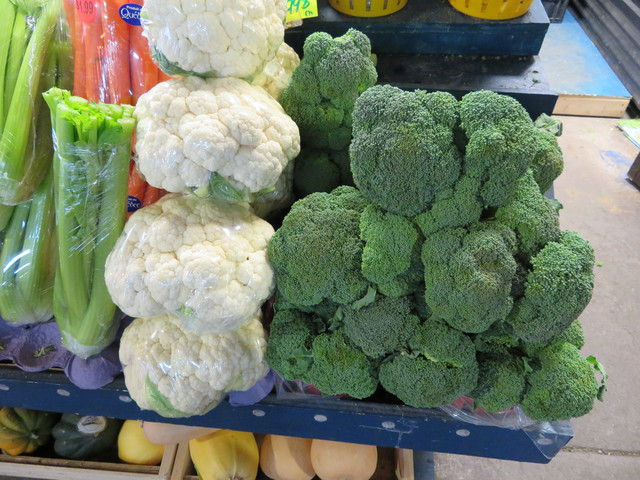
#> input picture SYS809_projet2021_sequences/legumesA-00.jpg, 640 x 480 px; its folder holds 4 pictures in this run
$ python full_test.py
#> lines starting #> are read from the running program, lines starting #| are printed output that depends on the picture; pictures that were not available may be replaced by others from this repository, and a replacement may not be noted
### panorama.py
# import the necessary packages
import numpy as np
import imutils
import cv2

class Stitcher:
	def __init__(self):
		# determine if we are using OpenCV v3.X
		self.isv3 = imutils.is_cv3(or_better=True)

	def stitch(self, images, ratio=0.75, reprojThresh=4.0,
		showMatches=False):
		# unpack the images, then detect keypoints and extract
		# local invariant descriptors from them
		(imageB, imageA) = images
		(kpsA, featuresA) = self.detectAndDescribe(imageA)
		(kpsB, featuresB) = self.detectAndDescribe(imageB)

		# match features between the two images
		M = self.matchKeypoints(kpsA, kpsB,
			featuresA, featuresB, ratio, reprojThresh)

		# if the match is None, then there aren't enough matched
		# keypoints to create a panorama
		if M is None:
			return None

		# otherwise, apply a perspective warp to stitch the images
		# together
		(matches, H, status) = M
		result = cv2.warpPerspective(imageA, H,
			(imageA.shape[1] + imageB.shape[1], imageA.shape[0]))
		result[0:imageB.shape[0], 0:imageB.shape[1]] = imageB

		# check to see if the keypoint matches should be visualized
		if showMatches:
			vis = self.drawMatches(imageA, imageB, kpsA, kpsB, matches,
				status)

			# return a tuple of the stitched image and the
			# visualization
			return (result, vis)

		# return the stitched image
		return result

	def detectAndDescribe(self, image):
		# convert the image to grayscale
		gray = cv2.cvtColor(image, cv2.COLOR_BGR2GRAY)

		# check to see if we are using OpenCV 3.X
		if self.isv3:
			# detect and extract features from the image
			descriptor = cv2.xfeatures2d.SIFT_create()
			(kps, features) = descriptor.detectAndCompute(image, None)

		# otherwise, we are using OpenCV 2.4.X
		else:
			# detect keypoints in the image
			detector = cv2.FeatureDetector_create("SIFT")
			kps = detector.detect(gray)

			# extract features from the image
			extractor = cv2.DescriptorExtractor_create("SIFT")
			(kps, features) = extractor.compute(gray, kps)

		# convert the keypoints from KeyPoint objects to NumPy
		# arrays
		kps = np.float32([kp.pt for kp in kps])

		# return a tuple of keypoints and features
		return (kps, features)

	def matchKeypoints(self, kpsA, kpsB, featuresA, featuresB,
		ratio, reprojThresh):
		# compute the raw matches and initialize the list of actual
		# matches
		matcher = cv2.DescriptorMatcher_create("BruteForce")
		rawMatches = matcher.knnMatch(featuresA, featuresB, 2)
		matches = []

		# loop over the raw matches
		for m in rawMatches:
			# ensure the distance is within a certain ratio of each
			# other (i.e. Lowe's ratio test)
			if len(m) == 2 and m[0].distance < m[1].distance * ratio:
				matches.append((m[0].trainIdx, m[0].queryIdx))

		# computing a homography requires at least 4 matches
		if len(matches) > 4:
			# construct the two sets of points
			ptsA = np.float32([kpsA[i] for (_, i) in matches])
			ptsB = np.float32([kpsB[i] for (i, _) in matches])

			# compute the homography between the two sets of points
			(H, status) = cv2.findHomography(ptsA, ptsB, cv2.RANSAC,
				reprojThresh)

			# return the matches along with the homograpy matrix
			# and status of each matched point
			return (matches, H, status)

		# otherwise, no homograpy could be computed
		return None

	def drawMatches(self, imageA, imageB, kpsA, kpsB, matches, status):
		# initialize the output visualization image
		(hA, wA) = imageA.shape[:2]
		(hB, wB) = imageB.shape[:2]
		vis = np.zeros((max(hA, hB), wA + wB, 3), dtype="uint8")
		vis[0:hA, 0:wA] = imageA
		vis[0:hB, wA:] = imageB

		# loop over the matches
		for ((trainIdx, queryIdx), s) in zip(matches, status):
			# only process the match if the keypoint was successfully
			# matched
			if s == 1:
				# draw the match
				ptA = (int(kpsA[queryIdx][0]), int(kpsA[queryIdx][1]))
				ptB = (int(kpsB[trainIdx][0]) + wA, int(kpsB[trainIdx][1]))
				cv2.line(vis, ptA, ptB, (0, 255, 0), 1)

		# return the visualization
		return vis

### full_test.py
from panorama import Stitcher
import cv2
import numpy as np
import os

sequences = ['legumes', 'magasin', 'neige', 'parc', 'studio', 'visages']

stitcher  = Stitcher()
try:
    os.mkdir('Resultats Stitch')
except OSError as error:
    print(error)

# Chargement des images des une liste 2D
for i, sequence in enumerate(sequences) :
    index = 0
    try :
        os.mkdir('Resultats Stitch/' + sequence)
    except OSError as error :
        print(error)

    while True:
        path1 = 'SYS809_projet2021_sequences/' + sequence + 'A-' + str(index).zfill(2) + '.jpg'
        path2 = 'SYS809_projet2021_sequences/' + sequence + 'A-' + str(index+1).zfill(2) + '.jpg'
        image1 = cv2.imread(path1)
#> image1 is the input picture: shape (480, 640, 3); mean B, G, R 108.5, 128.8, 119
        image2 = cv2.imread(path2)

        if image2 is not None:
            (result, vis) = stitcher.stitch([image1, image2], ratio=0.8, showMatches=True)
#> in detectAndDescribe, `gray = cv2.cvtColor(image, cv2.COLOR_BGR2GRAY)`:
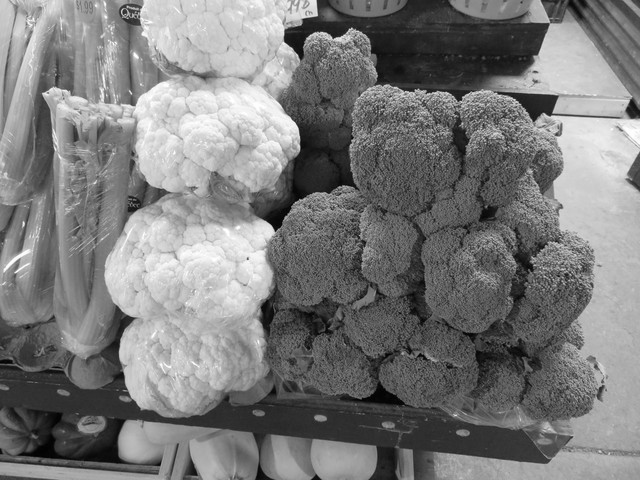
#> gray: shape (480, 640); min 0, max 255, mean 123.6
#> in detectAndDescribe, `kps = detector.detect(gray)`: kps = 1868 keypoints; strongest (x, y, size): (295, 37, 15.3), (540, 105, 18.2), (23, 223, 1.9), (535, 72, 2.2)
#> in detectAndDescribe, `kps = np.float32([kp.pt for kp in kps])`: kps = 1868 pairs, first value 2.52 to 635.3, second value 2.52 to 476.3
#> in stitch, `(kpsA, featuresA) = self.detectAndDescribe(imageA)`: kpsA has the same summary as kps in detectAndDescribe
#> in detectAndDescribe (call 2), `kps = detector.detect(gray)`: kps = 1868 keypoints; strongest (x, y, size): (295, 37, 15.3), (540, 105, 18.2), (23, 223, 1.9), (535, 72, 2.2)
#> in stitch, `(kpsB, featuresB) = self.detectAndDescribe(imageB)`: kpsB = 1868 pairs, first value 2.52 to 635.3, second value 2.52 to 476.3
#> in matchKeypoints, `rawMatches = matcher.knnMatch(featuresA, featuresB, 2)`: rawMatches = 1868 matches
#> after the loop in matchKeypoints, `for m in rawMatches:`: matches = 1868 pairs, first value 0 to 1867, second value 0 to 1867
#> in matchKeypoints, `ptsA = np.float32([kpsA[i] for (_, i) in matches])`: ptsA has the same summary as kpsB in stitch
#> in matchKeypoints, `ptsB = np.float32([kpsB[i] for (i, _) in matches])`: ptsB has the same summary as kpsB in stitch
#> in matchKeypoints, `(H, status) = cv2.findHomography(ptsA, ptsB, cv2.RANSAC, reprojThresh)`: H = [[1, -1.5e-17, -7.05e-13], [2.7e-15, 1, -8.23e-13], [1.14e-17, -3.29e-19, 1]]; status = 1868 values from 1 to 1
#> in stitch, `result = cv2.warpPerspective(imageA, H, (imageA.shape[1] + imageB.shap..`:
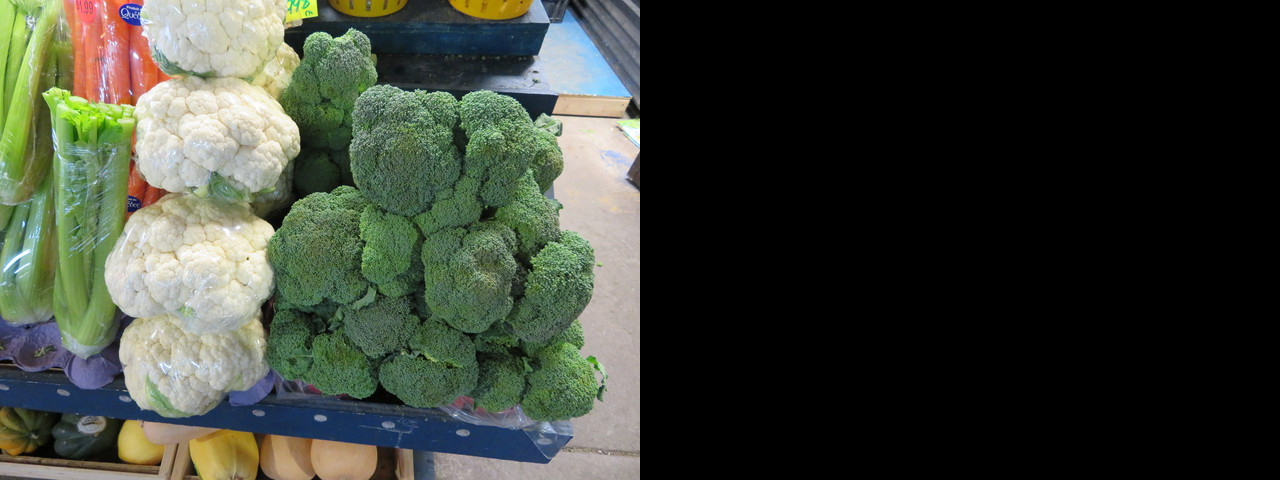
#> result: shape (480, 1280, 3); mean B, G, R 54.2, 64.4, 59.5
#> in drawMatches, `vis[0:hB, wA:] = imageB`:
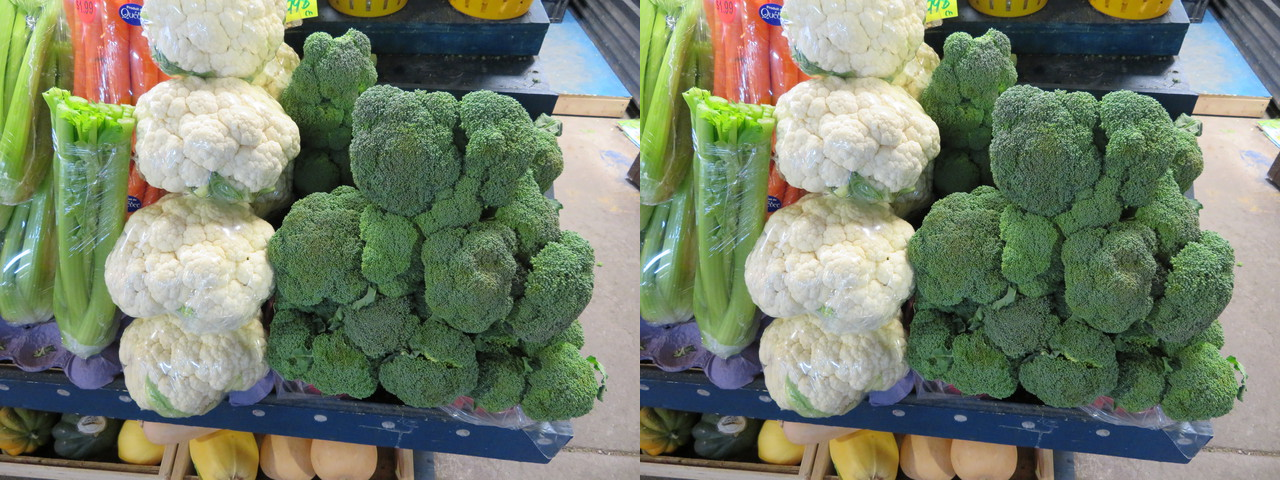
#> vis: shape (480, 1280, 3); mean B, G, R 108.5, 128.8, 119
#> the loop in drawMatches, `for ((trainIdx, queryIdx), s) in zip(matches, status):` made 1868 passes
#> (ptA, ptB) on passes 1 to 12: ((2, 76), (642, 76)), ((2, 240), (642, 240)), ((3, 164), (643, 164)), ((3, 171), (643, 171)), ((4, 245), (644, 245)), ((5, 173), (645, 173)), ((5, 337), (645, 337)), ((5, 357), (645, 357)), ((6, 315), (646, 315)), ((7, 260), (647, 260)), ((7, 473), (647, 473)), ((7, 154), (647, 154))
#> ptA on pass 100: (51, 138)
#> after the loop in drawMatches, `for ((trainIdx, queryIdx), s) in zip(matches, status):`:
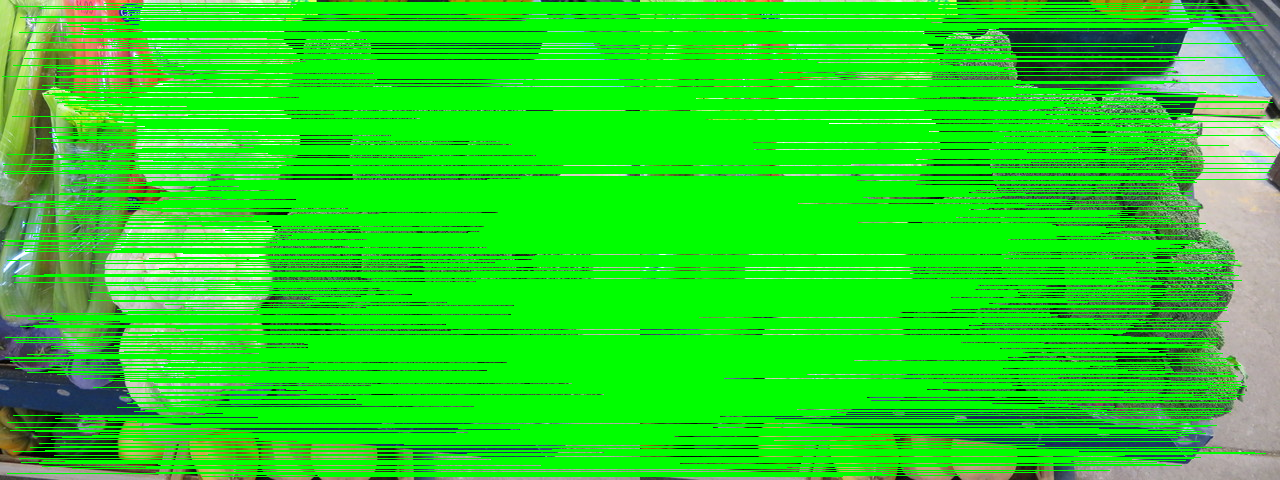
#> vis: shape (480, 1280, 3); mean B, G, R 35.5, 215.4, 39
            (hA, wA) = vis.shape[:2]
#> hA = 480; wA = 1280
            (hB, wB) = result.shape[:2]
#> hB = 480; wB = 1280
            total = np.zeros((hA + hB, max(wA, wB), 3), dtype="uint8")
            total[0:hA, 0:wA] = vis
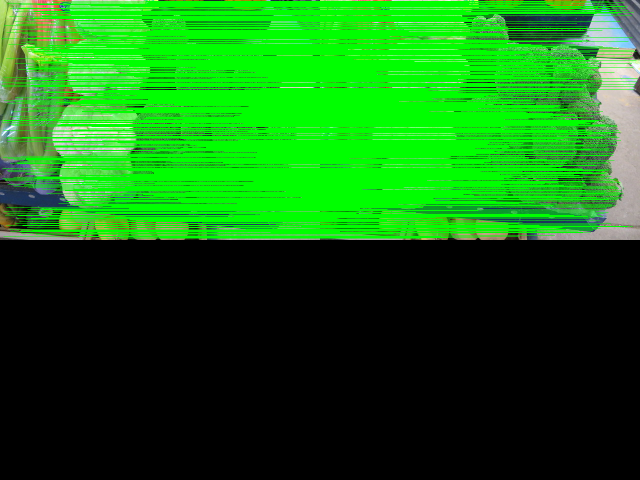
#> total: shape (960, 1280, 3) (shown at 1/2 size); mean B, G, R 17.8, 107.7, 19.5
            total[hA:, 0:wA] = result
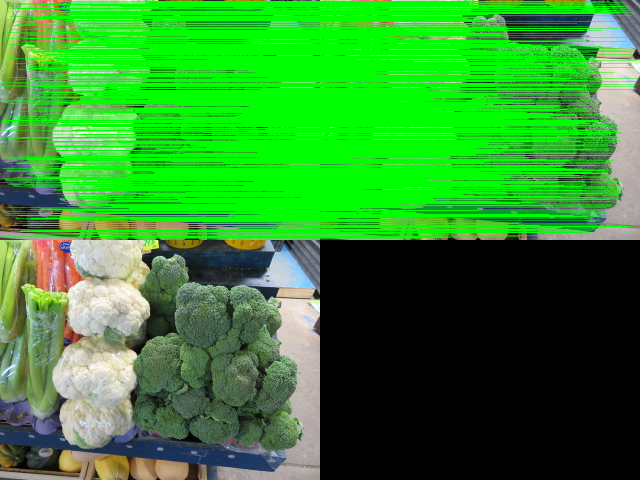
#> total: shape (960, 1280, 3) (shown at 1/2 size); mean B, G, R 44.9, 139.9, 49.2

            cv2.imwrite('Resultats Stitch/' + sequence + '/' + str(index).zfill(2) + '-' + str(index+1).zfill(2) + '.jpg', total)

            (result, vis) = stitcher.stitch([image2, image1], ratio=0.8, showMatches=True)
#> the loop in drawMatches (call 2), `for ((trainIdx, queryIdx), s) in zip(matches, status):` made 1868 passes
            (hA, wA) = vis.shape[:2]
            (hB, wB) = result.shape[:2]
            total = np.zeros((hA + hB, max(wA, wB), 3), dtype="uint8")
            total[0:hA, 0:wA] = vis
            total[hA:, 0:wA] = result

            cv2.imwrite('Resultats Stitch/' + sequence + '/' + str(index+1).zfill(2) + '-' + str(index).zfill(2) + '.jpg', total)

            index += 1
        else:
            break
